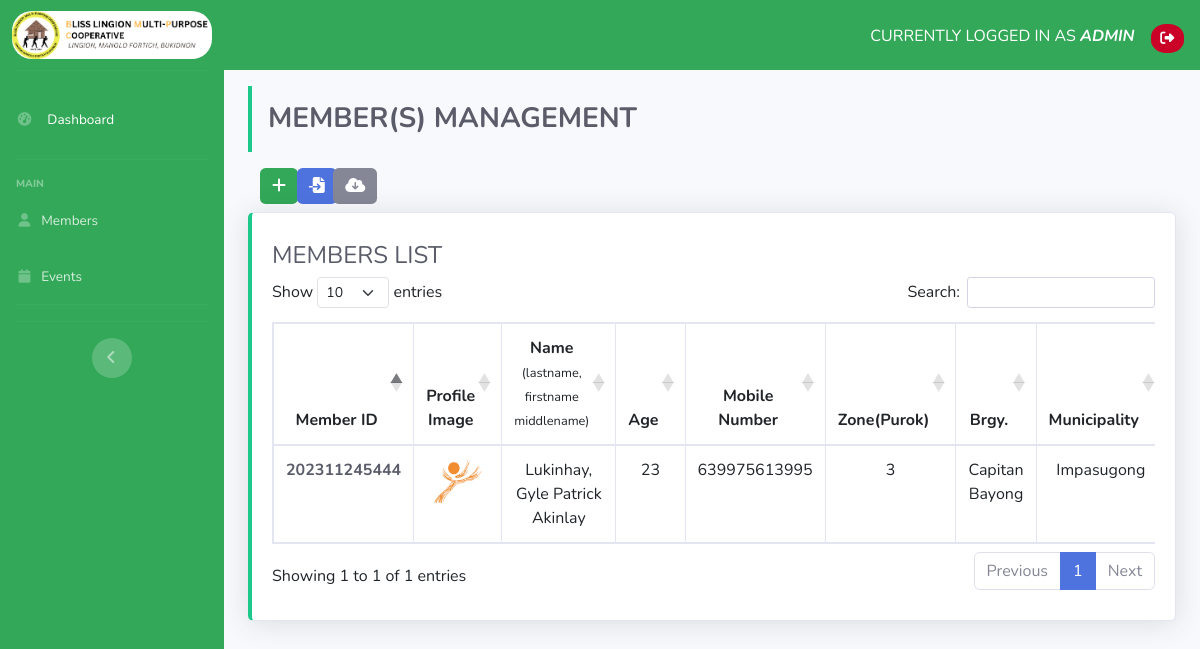
The page / (signed in) on the database its author committed.
### tables this page shows
CREATE TABLE `members_tbl` (
  `id` int(11) NOT NULL,
  `mem_id` varchar(255) NOT NULL,
  `firstname` varchar(255) NOT NULL,
  `middlename` varchar(255) NOT NULL,
  `lastname` varchar(255) NOT NULL,
  `extension` varchar(255) NOT NULL,
  `dob` varchar(255) NOT NULL,
  `age` varchar(255) NOT NULL,
  `pob` varchar(255) NOT NULL,
  `civil_status` varchar(255) NOT NULL,
  `tin` varchar(255) NOT NULL,
  `mobile_number` varchar(255) NOT NULL,
  `email` varchar(255) NOT NULL,
  `zone` varchar(255) NOT NULL DEFAULT 'None',
  `brgy` varchar(255) NOT NULL,
  `municipality` varchar(255) NOT NULL,
  `province` varchar(255) NOT NULL,
  `image_path` varchar(255) NOT NULL,
  `status` varchar(255) DEFAULT 'active'
);

### index.php (the view, shortened to what this page needs)
<?php include('layouts/headers.php') ?>
<div class="container-fluid">
    <h3 class="text-dark border-left-success p-3" style="font-weight: bold;"> MEMBER(S) MANAGEMENT</h3>
    <div class="row col-xl-6 col-md-12 mb-2 align-items-start">
        <div class="col-1">
            <a class="btn btn-success btn" data-toggle="modal" title="Add new Member (Single Insertion)" data-target="#newMember"><i class="fa-solid fa-plus"></i></a>
        </div>
        <div class="col-1">
            <button class="btn bg-primary text-white border-0 shadow-0" title="Import a CSV file" data-toggle="modal" data-target="#importModal"><i class="fa-solid fa-file-import"></i></button>
        </div>
        <div class="col">
            <button class="btn bg-secondary text-white border-0 shadow-0" title="Download a CSV copy of data">
                <a href="./functions/export_members.php?type=excel" class="text-white"><i class="fa-solid fa-cloud-arrow-down"></i></a>
            </button>
        </div>
    </div>
    <div class="row">
        <div class="col-xl-12 col-md-12 mb-4">
            <div class="card border-left-success shadow h-100 py-2">
                <div class="card-body">
                    <div class="table-responsive">
                        <?php
                        include('functions/connection.php');
                        $sql = "SELECT * FROM members_tbl order by lastname ASC";
                        $result = $conn->query($sql);
                        ?>
                        <p class="text-dark h4">MEMBERS LIST</p>
                        <table class="table table-bordered" id="dataTable" width="100%" cellspacing="0">
                            <thead>
                                <tr>
                                    <th class="text-center">Member ID</th>
                                    <th class="text-center">Profile Image</th>
                                    <th class="text-center ">Name <span class="small">(lastname, firstname middlename)</span></th>
                                    <th class="text-center">Age</th>
                                    <th class="text-center">Mobile Number</th>
                                    <th class="text-center">Zone(Purok)</th>
                                    <th class="text-center">Brgy.</th>
                                    <th class="text-center">Municipality</th>
                                </tr>
                            </thead>
                            <tbody>
                                <?php while ($row = $result->fetch_assoc()) : ?>
                                    <tr>
                                        <td class="text-center"><b class="text-dark"><?= $row['mem_id'] ?></b></td>
                                        <td class="text-center"><img src="functions/<?php echo $row['image_path']; ?>" width="50" class="img" alt="Member Image"></td>
                                        <td class="text-center"><?= $row['lastname'] ?>, <?= $row['firstname'] ?> <?= $row['middlename'] ?></td>
                                        <td class="text-center"><?= $row['age'] ?></td>
                                        <td class="text-center"><?= $row['mobile_number'] ?></td>
                                        <td class="text-center"><?= $row['zone'] ?></td>
                                        <td class="text-center"><?= $row['brgy'] ?></td>
                                        <td class="text-center"><?= $row['municipality'] ?></td>
                                    </tr>
                                <?php endwhile; ?>
                            </tbody>
                        </table>
                    </div>
                </div>
            </div>
        </div>
    </div>
</div>
<?php include('layouts/footer.php'); ?>

### css/custom.css (style rules this page uses)
img { border: 20px solid dark; }

### layouts/headers.php (style rules this page uses)
.btn-success { background-color: #32a858; color: #fff; border: none; }

### rows shown on the page
members_tbl: mem "202311245444", image_path (picture), lastname "Lukinhay", firstname "Gyle Patrick", middlename "Akinlay", age "23", mobile_number "639975613995", zone "3", brgy "Capitan Bayong", municipality "Impasugong"

### other values the page prints
$_SESSION['username'] "ADMIN"
